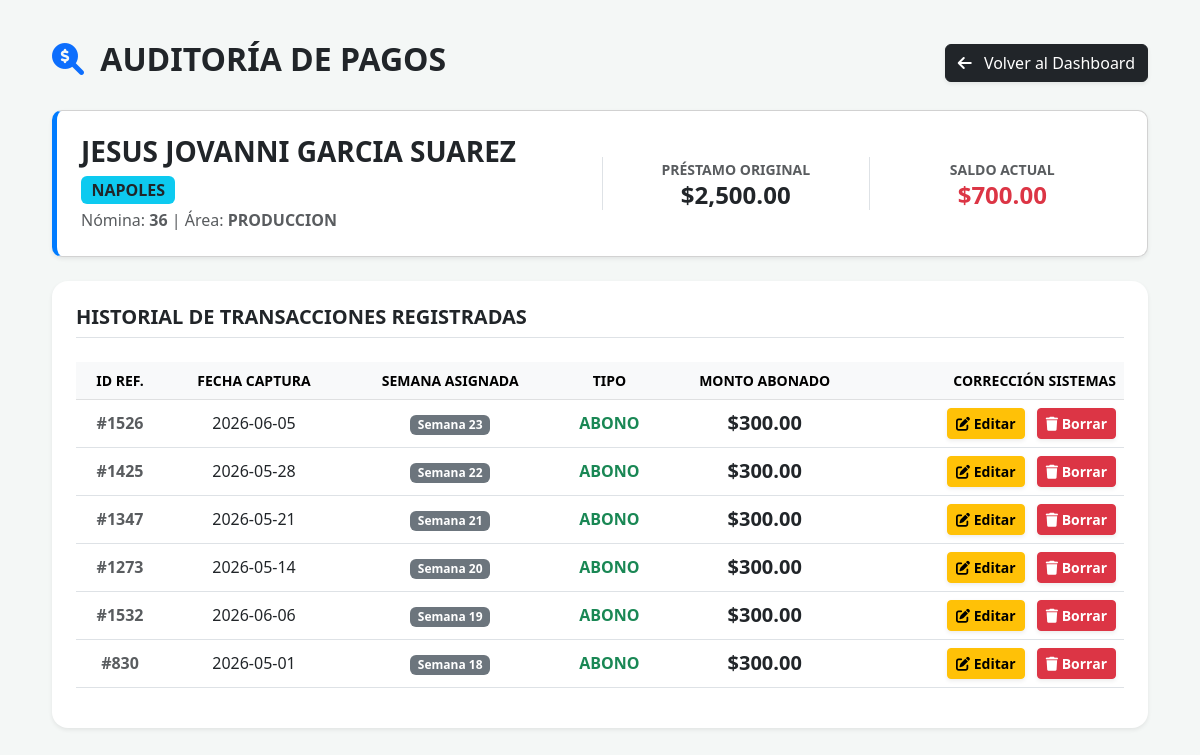
/auditar_abonos/39 (signed in), run on an earlier commit of the app's database.
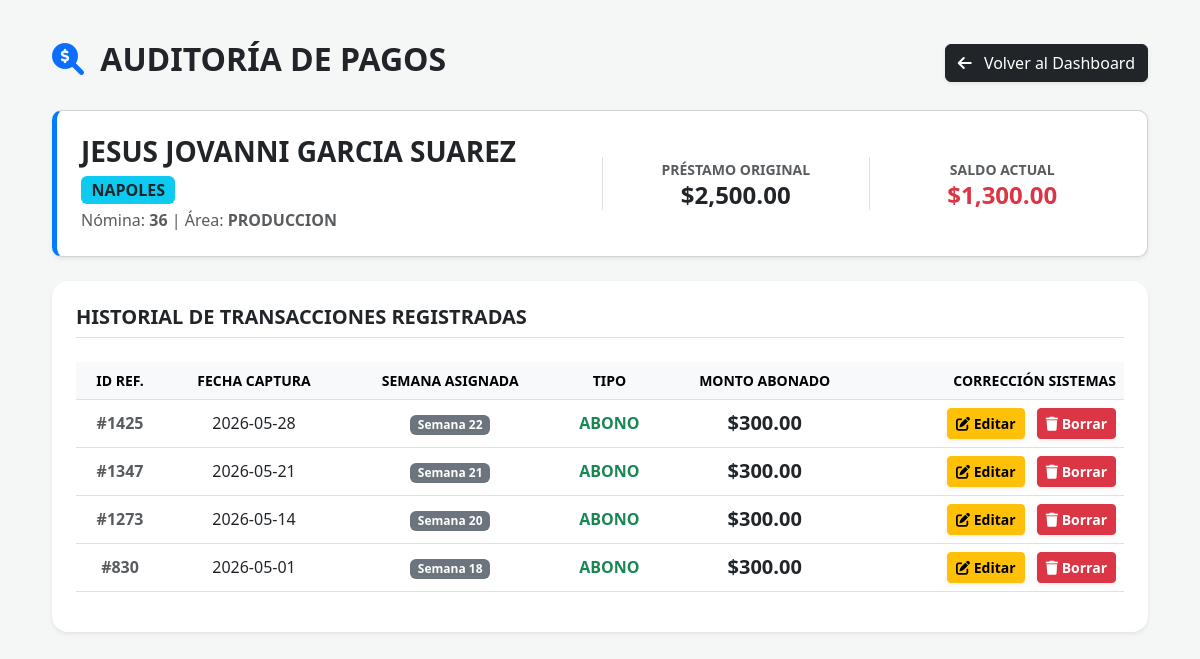
And on a later commit of the database.
### tables this page shows
CREATE TABLE prestamos (
        id INTEGER PRIMARY KEY AUTOINCREMENT, nomina TEXT, empleado TEXT NOT NULL,
        area TEXT, monto_inicial REAL, saldo_pendiente REAL, fecha_otorgamiento TEXT, sucursal TEXT, semana_otorgada INTEGER, autoriza TEXT, motivo_adicional TEXT, id_empleado TEXT, fecha_ingreso TEXT, puesto TEXT);

CREATE TABLE movimientos (
        id INTEGER PRIMARY KEY AUTOINCREMENT, prestamo_id INTEGER, fecha TEXT, semana INTEGER, tipo TEXT, monto REAL,
        FOREIGN KEY(prestamo_id) REFERENCES prestamos(id));

### app.py (the view)
@app.route('/auditar_abonos/<int:prestamo_id>')
def auditar_abonos(prestamo_id):
    if 'user' not in session:
        return redirect('/login')
    conn = sqlite3.connect(DB_NAME, timeout=10.0)
    conn.row_factory = sqlite3.Row
    emp = conn.execute('SELECT * FROM prestamos WHERE id = ?', (prestamo_id,)).fetchone()
    if not es_admin() and emp['sucursal'] != session['sucursal']:
        conn.close()
        flash("Acceso denegado.", "danger")
        return redirect('/')
    movs = conn.execute('SELECT * FROM movimientos WHERE prestamo_id = ? ORDER BY semana DESC, id DESC', (prestamo_id,)).fetchall()
    conn.close()
    return render_template('editar_abonos.html', emp=emp, movimientos=movs, admin=es_admin())

### app.py (called while the page is built)
def es_admin():
    return session.get('rol') == 'ADMIN'

### templates/editar_abonos.html (shortened to what this page needs)
<!DOCTYPE html>
<html lang="es">
<head>
    <link href="https://cdn.jsdelivr.net/npm/bootstrap@5.3.0/dist/css/bootstrap.min.css" rel="stylesheet">
    <link rel="stylesheet" href="https://cdnjs.cloudflare.com/ajax/libs/font-awesome/6.0.0/css/all.min.css">
</head>
<body>
<div class="container">
    <div class="d-flex justify-content-between align-items-center mb-4">
        <h2 class="fw-bold text-dark text-uppercase"><i class="fas fa-search-dollar me-2 text-primary"></i> Auditoría de Pagos</h2>
        <a href="/" class="btn btn-dark shadow-sm"><i class="fas fa-arrow-left me-2"></i> Volver al Dashboard</a>
    </div>
    <div class="card p-4 shadow-sm info-card bg-white mb-4">
        <div class="row align-items-center">
            <div class="col-md-6">
                <h3 class="fw-bold mb-1">{{ emp.empleado }} <span class="badge bg-info text-dark fs-6">{{ emp.sucursal }}</span></h3>
                <p class="text-muted mb-0">Nómina: <strong>{{ emp.nomina }}</strong> | Área: <strong>{{ emp.area }}</strong></p>
            </div>
            <div class="col-md-3 text-center border-start">
                <small class="text-muted fw-bold text-uppercase">Préstamo Original</small>
                <h4 class="fw-bold text-dark mb-0">${{ "{:,.2f}".format(emp.monto_inicial) }}</h4>
            </div>
            <div class="col-md-3 text-center border-start">
                <small class="text-muted fw-bold text-uppercase">Saldo Actual</small>
                <h4 class="fw-bold text-danger mb-0">${{ "{:,.2f}".format(emp.saldo_pendiente) }}</h4>
            </div>
        </div>
    </div>
    <div class="card shadow-sm border-0 rounded-4 p-4 bg-white">
        <h5 class="fw-bold mb-4 text-uppercase border-bottom pb-2">Historial de Transacciones Registradas</h5>
        <table class="table table-hover align-middle text-center">
            <thead class="table-light text-uppercase small">
                <tr>
                    <th>ID Ref.</th>
                    <th>Fecha Captura</th>
                    <th>Semana Asignada</th>
                    <th>Tipo</th>
                    <th>Monto Abonado</th>
                    {% if admin %}
                    <th class="text-end">Corrección SISTEMAS</th>
                    {% endif %}
                </tr>
            </thead>
            <tbody>
                {% for m in movimientos %}
                <tr>
                    <td class="text-muted fw-bold">#{{ m.id }}</td>
                    <td>{{ m.fecha }}</td>
                    <td><span class="badge bg-secondary">Semana {{ m.semana }}</span></td>
                    <td class="fw-bold text-success">{{ m.tipo }}</td>
                    <td class="fw-bold fs-5">${{ "{:,.2f}".format(m.monto) }}</td>
                    {% if admin %}
                    <td class="text-end">
                        <button class="btn btn-warning btn-sm fw-bold me-2 shadow-sm" data-bs-toggle="modal" data-bs-target="#modalEditarMov{{ m.id }}"><i class="fas fa-edit"></i> Editar</button>
                        <button class="btn btn-danger btn-sm fw-bold shadow-sm" data-bs-toggle="modal" data-bs-target="#modalBorrarMov{{ m.id }}"><i class="fas fa-trash"></i> Borrar</button>
                    </td>
                    {% endif %}
                </tr>
                {% else %}
                <tr><td colspan="6" class="text-muted py-4">Este empleado aún no tiene abonos registrados.</td></tr>
                {% endfor %}
            </tbody>
        </table>
    </div>
</div>
</body>
</html>

### templates/editar_abonos.html (style rules this page uses)
body { background: #f4f7f6; font-family: 'Segoe UI', sans-serif; padding: 40px; }
.info-card { border-left: 5px solid #007bff; border-radius: 10px; }

What changed in the data, as far as the page shows it:
removed movimientos: id "1526", fecha "2026-06-05", semana "23", tipo "ABONO", monto "300.00"
removed movimientos: id "1532", fecha "2026-06-06", semana "19", tipo "ABONO", monto "300.00"
changed prestamos "JESUS JOVANNI GARCIA SUAREZ": saldo_pendiente "700.00" → "1,300.00"
